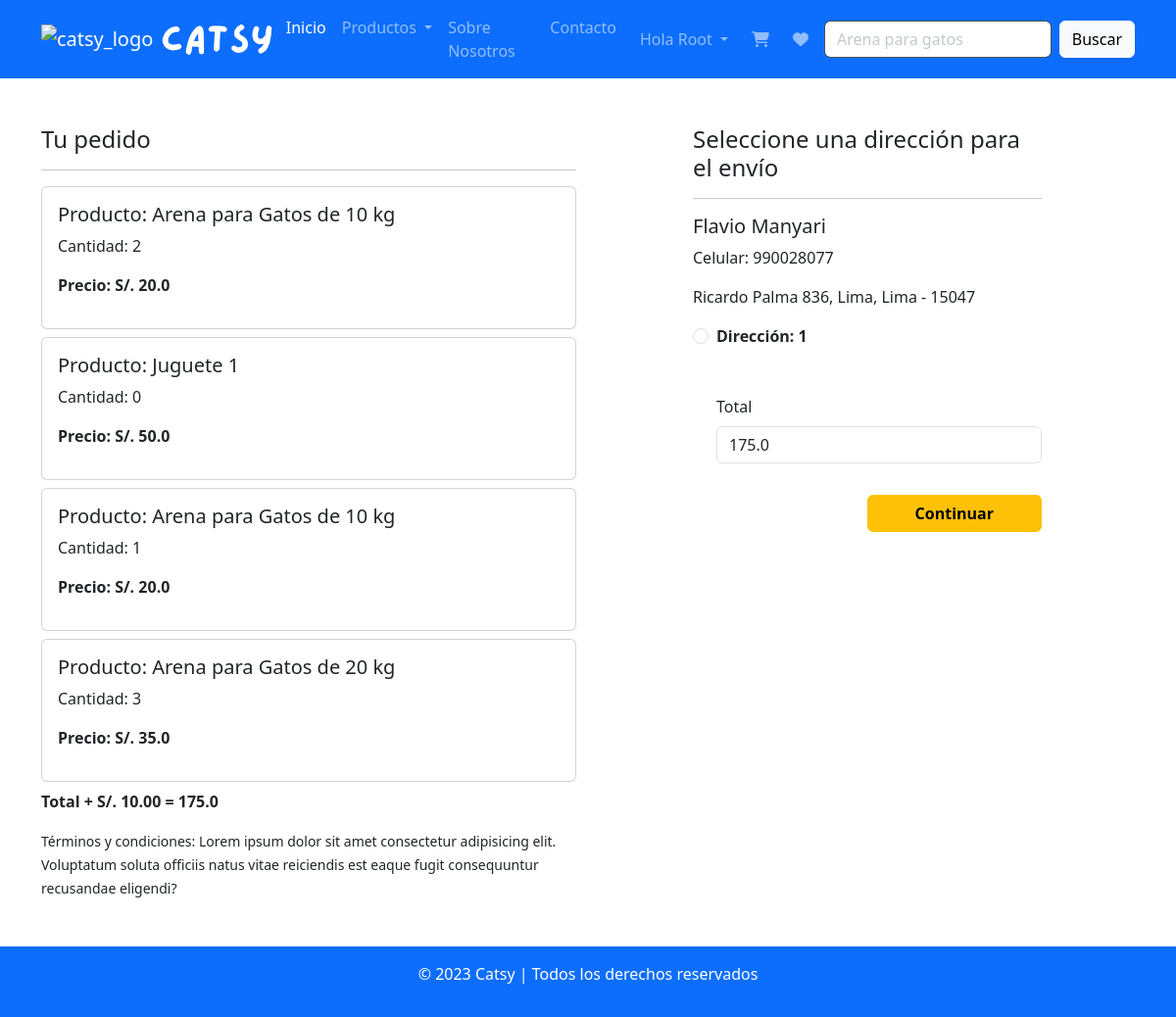
/checkout/ (signed in), run on an earlier commit of the app's database.
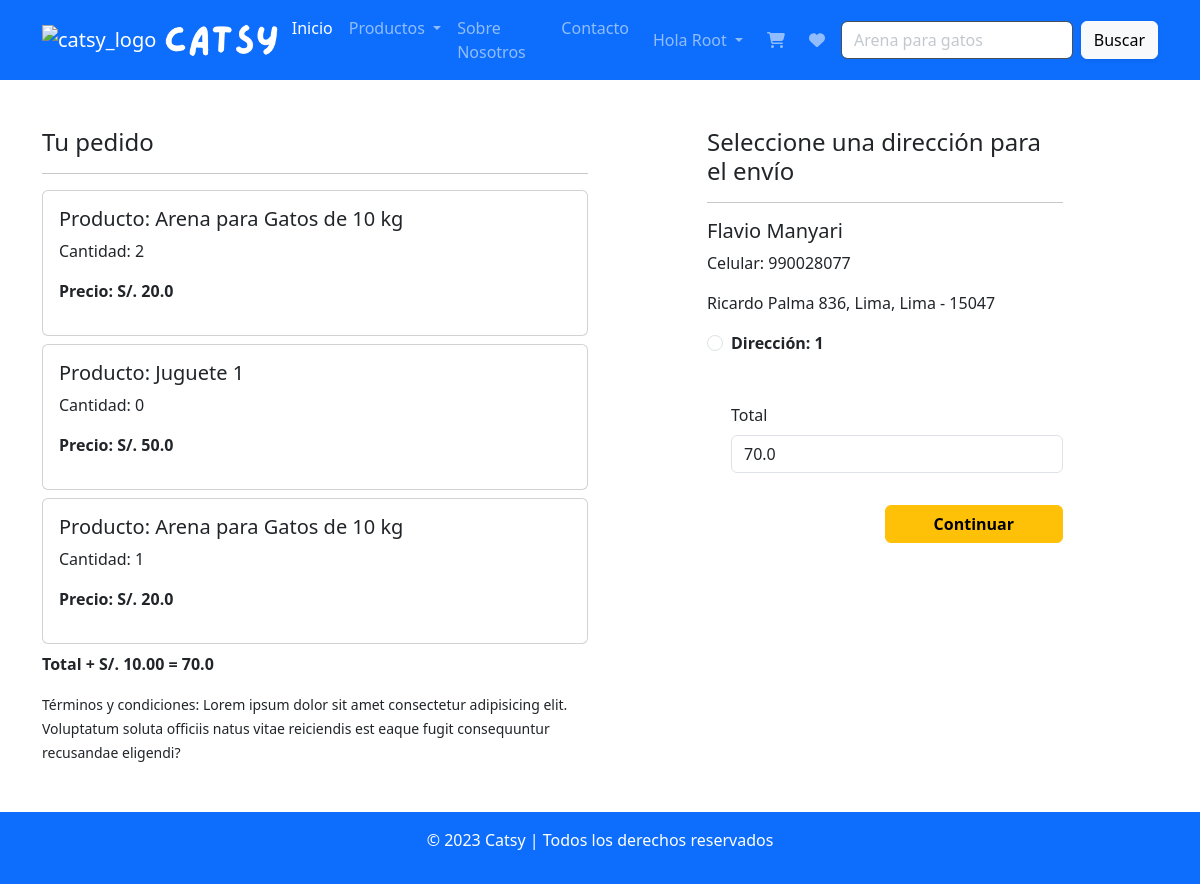
And on a later commit of the database.
### app/models.py (models this page shows, shortened)
class Cart(models.Model):
    user = models.ForeignKey(User, on_delete=models.CASCADE)
    product = models.ForeignKey(Product, on_delete=models.CASCADE)
    quantity = models.PositiveIntegerField(default=1)

class Product(models.Model):
    title = models.CharField(max_length=100)
    selling_price = models.FloatField()
    discounted_price = models.FloatField()
    description = models.TextField()
    composition = models.TextField()
    prodapp = models.TextField(default='')
    category = models.CharField(choices=CATEGORY_CHOICES, max_length=2)
    product_image = models.ImageField(upload_to='product')

class Customer(models.Model):
    user = models.ForeignKey(User, on_delete=models.CASCADE)
    name = models.CharField(max_length=200)
    locality = models.CharField(max_length=50)
    city = models.CharField(max_length=50)
    mobile = models.IntegerField(default=0)
    zipcode = models.IntegerField()
    state = models.CharField(choices=DISTRITO_CHOICES,max_length=50)

### app/views.py (the view)
# urls.py: path('checkout/', views.checkout.as_view(), name='checkout'),
class checkout(View):
    def get(self,request):
        user=request.user
        add=Customer.objects.filter(user=user)
        cart_items=Cart.objects.filter(user=user)
        famount=0
        for p in cart_items:
            value = p.quantity * p.product.discounted_price
            famount += value
        totalamount=famount+10
        return render(request, 'app/checkout.html', locals())

### app/templates/app/checkout.html (shortened to what this page needs)
{% extends 'app/base.html' %}
{% load static %}
{% block content %}
<div class="container">
<div class="row mt-5">
    <div class="col-sm-6">
        <h4>Tu pedido</h4>
        <hr>
        {% for item in cart_items %}
            <div class="card mb-2">
                <div class="card-body">
                    <h5>Producto: {{item.product.title}}</h5>
                    <p>Cantidad: {{item.quantity}}</p>
                    <p class="fw-bold">Precio: S/. {{item.product.discounted_price}}</p>
                </div>
            </div>
        {% endfor %}
        <p class="fw-bold">Total + S/. 10.00 = {{totalamount}}</p>
        <small>Términos y condiciones: Lorem ipsum dolor sit amet consectetur adipisicing elit. Voluptatum soluta officiis natus vitae reiciendis est eaque fugit consequuntur recusandae eligendi?</small>
    </div>
    <div class="col-sm-4 offset-sm-1">
        <h4>Seleccione una dirección para el envío</h4>
        <hr>
        <form method="post" id="myform">
            {% for ad in add %}
            <div class="cord">
                <div class="cord-body">
                <h5>{{ad.name}}</h5>
                <p>Celular: {{ad.mobile}}</p>
                <p>{{ad.locality}}, {{ad.state}}, {{ad.city}} - {{ad.zipcode}} </p>
                </div>
            </div>
            <div class="form-check mt-2 mb-5">
                <input class="form-check-input" type="radio" name="custid" id="custadd{{forloop.counter}}" value="{{ad.id}}">
                <label class="form-check-label fw-bold" for="custad{{forloop.counter}}">
                    Dirección: {{forloop.counter}} </label>
                </div>
            {% endfor %}
            <div class="form-check mb-3">
                <label for="totalamount" class="form-label">Total</label>
                <input type="number" class="form-control" id="totalamount" name="totalamount" value="{{totalamount}}" readonly>
            </div>
            <div class="text-end">
                <button type="submit" class="btn btn-warning mt-3 px-5 fw-bold">Continuar</button>
            </div>
        </form>
    </div>
</div>
</div>
<br><br>
{% endblock content%}

What changed in the data, as far as the page shows it:
removed Cart: product "Arena para Gatos de 20 kg", quantity "3", product.discounted_price "35.0"
Also different on the page:
{{ totalamount }}: "175.0" → "70.0"
form field totalamount: "175.0" → "70.0"
